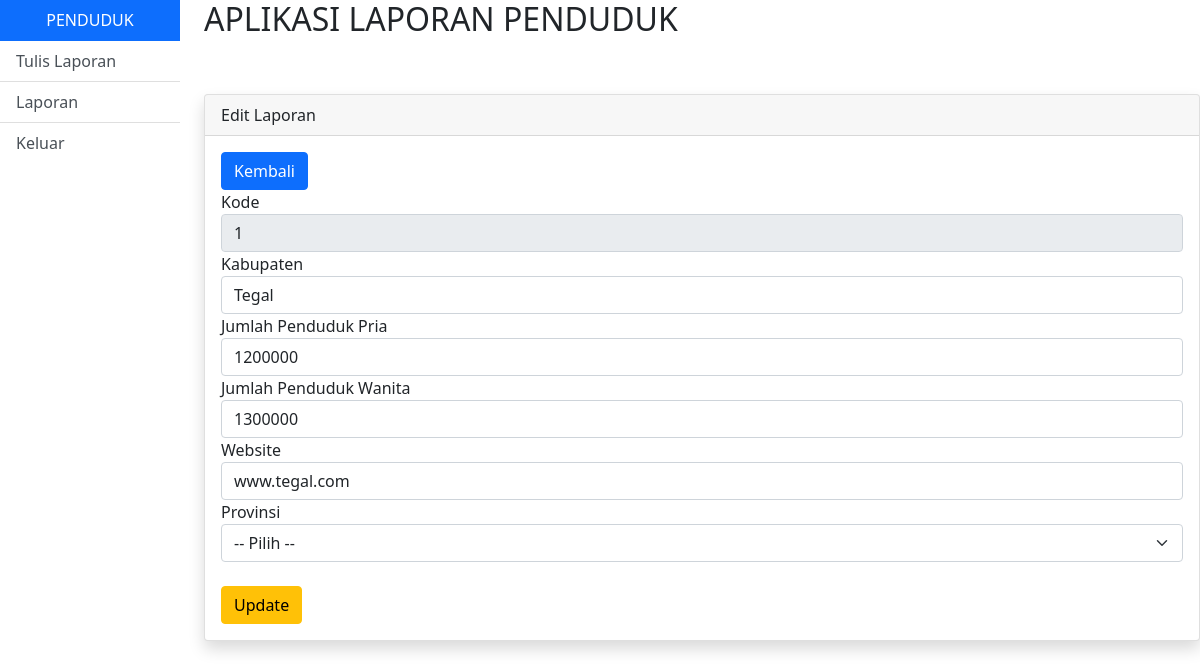
Page /project/edit_laporan.php?prop_id=47 on the committed database.
### tables this page shows
CREATE TABLE `info_penduduk_propinsi` (
  `prop_id` int(11) NOT NULL,
  `prop_kode` varchar(2) NOT NULL,
  `ibukota` varchar(100) NOT NULL,
  `prop_nama` varchar(100) NOT NULL,
  `prop_jml_penduduk_pria` bigint(20) NOT NULL DEFAULT 0,
  `prop_jml_penduduk_wanita` bigint(20) NOT NULL DEFAULT 0,
  `prop_website` varchar(100) DEFAULT NULL
);

### project/edit_laporan.php (the view, shortened to what this page needs)
<!DOCTYPE html>
<html lang="en">
<head>
    <link href="css/bootstrap.css" rel="stylesheet">
</head>
<body>
  <div class="row">
            <div class="col-md-2">
                <div class="list-group-flush">
                    <a href="home.php" class="list-group-item list-group-item-action active text-center">
                    PENDUDUK
                    </a>
                    <a href="tulis_laporan.php" class="list-group-item list-group-item-action">
                    Tulis Laporan
                    </a>
                    <a href="index.php" class="list-group-item list-group-item-action">
                    Laporan</a>
                    <a href="logout.php" class="list-group-item list-group-item-action">
                    Keluar</a>
                </div>
            </div>
            <div class="col-md-10">
           <h2>APLIKASI LAPORAN PENDUDUK</h2>
           <br><br>
            <div class="card shadow">
            <div class="card-header">
              Edit Laporan
            </div>
            <div class="card-body">
            <div>
            <a href="index.php" class="btn btn-primary">
            Kembali
            </a>
            </div>
            <?php
                $koneksi = mysqli_connect("localhost","root","","jmc") or die (mysqli_connect_error());
                $sql=mysqli_query($koneksi,"select * from info_penduduk_propinsi where prop_id='$_GET[prop_id]' ");
                if($data=mysqli_fetch_array($sql))
                {
                    ?>
              <form method="post" action="update_laporan.php"  enctype="multipart/form-data">
                <div>
                  Kode
                  <input type="text" name="prop_kode" class="form-control" value="<?php echo $data['prop_kode']; ?>" readonly>
                </div>
                <div>
                  Kabupaten
                  <input type="text" name="ibukota" class="form-control" value="<?php echo $data['ibukota']; ?>">
                </div>
                <div>
                  Jumlah Penduduk Pria
                  <input type="text" name="prop_jml_penduduk_pria" class="form-control" value="<?php echo $data['prop_jml_penduduk_pria']; ?>">
                </div>
                <div>
                  Jumlah Penduduk Wanita
                  <input type="text" name="prop_jml_penduduk_wanita" class="form-control" value="<?php echo $data['prop_jml_penduduk_wanita']; ?>">
                </div>
                <div>
                  Website
                  <input type="text" name="prop_website" class="form-control" value="<?php echo $data['prop_website']; ?>">
                </div>
                <div>
                  Provinsi
                <select class="form-select" aria-label="Default select example" name="prop_nama" requied value="<?php echo $data['prop_nama']; ?>">
                    <option value="">-- Pilih --</option>
                </select></div><br>
                <div>
                  <input type="submit" value="Update" class="btn btn-warning">
                </div>
              </form>
              <?php } ?>
</body>
</html>

### rows in the picture
info_penduduk_propinsi: prop_kode "1", ibukota "Tegal", prop_jml_penduduk_pria "1200000", prop_jml_penduduk_wanita "1300000", prop_website "www.tegal.com"
